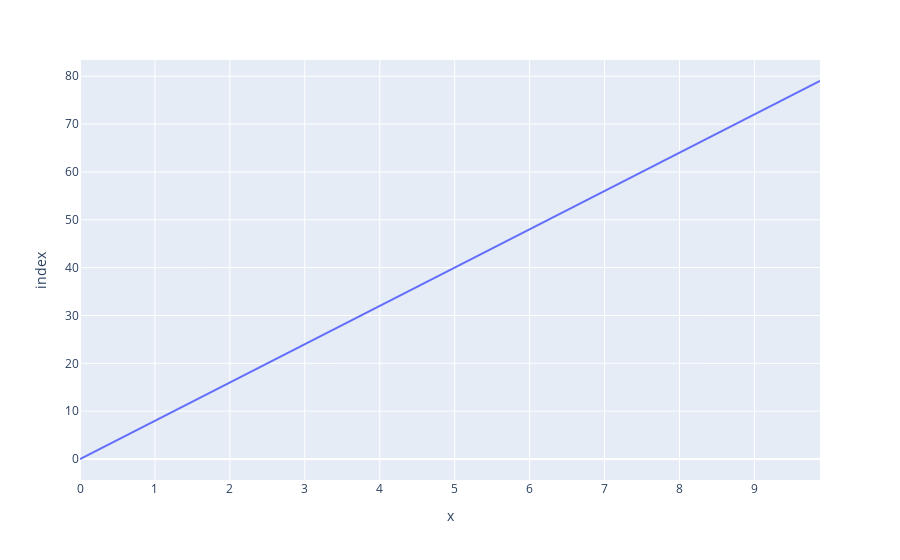

The code cell stored with this chart in its notebook:
### Code cell
y = df3['power']/8
x = df3['e^x'].values.real
fig = px.line(x, y, labels={'x':'x', 'y':'y'})
fig.show()

### Figure 1 — Plotly figure (JSON) as saved in the notebook; plotly's stock layout.template omitted (floating-point values rounded to 4 significant figures)
{"data": [{"hovertemplate": "x=%{x}<br>index=%{y}<extra></extra>", "legendgroup": "", "line": {"color": "#636efa", "dash": "solid"}, "mode": "lines", "name": "", "orientation": "h", "showlegend": false, "type": "scatter", "x": [0, 0.125, 0.25, 0.375, 0.5, 0.625, 0.75, 0.875, 1, 1.125, 1.25, 1.375, 1.5, 1.625, 1.75, 1.875, 2, 2.125, 2.25, 2.375, 2.5, 2.625, 2.75, 2.875, 3, 3.125, 3.25, 3.375, 3.5, 3.625, 3.75, 3.875, 4, 4.125, 4.25, 4.375, 4.5, 4.625, 4.75, 4.875, 5, 5.125, 5.25, 5.375, 5.5, 5.625, 5.75, 5.875, 6, 6.125, 6.25, 6.375, 6.5, 6.625, 6.75, 6.875, 7, 7.125, 7.25, 7.375, 7.5, 7.625, 7.75, 7.875, 8, 8.125, 8.25, 8.375, 8.5, 8.625, 8.75, 8.875, 9, 9.125, 9.25, 9.375, 9.5, 9.625, 9.75, 9.875], "xaxis": "x", "y": [0, 1, 2, 3, 4, 5, 6, 7, 8, 9, 10, 11, 12, 13, 14, 15, 16, 17, 18, 19, 20, 21, 22, 23, 24, 25, 26, 27, 28, 29, 30, 31, 32, 33, 34, 35, 36, 37, 38, 39, 40, 41, 42, 43, 44, 45, 46, 47, 48, 49, 50, 51, 52, 53, 54, 55, 56, 57, 58, 59, 60, 61, 62, 63, 64, 65, 66, 67, 68, 69, 70, 71, 72, 73, 74, 75, 76, 77, 78, 79], "yaxis": "y"}], "layout": {"legend": {"tracegroupgap": 0}, "margin": {"t": 60}, "xaxis": {"anchor": "y", "domain": [0, 1], "title": {"text": "x"}}, "yaxis": {"anchor": "x", "domain": [0, 1], "title": {"text": "index"}}}}
